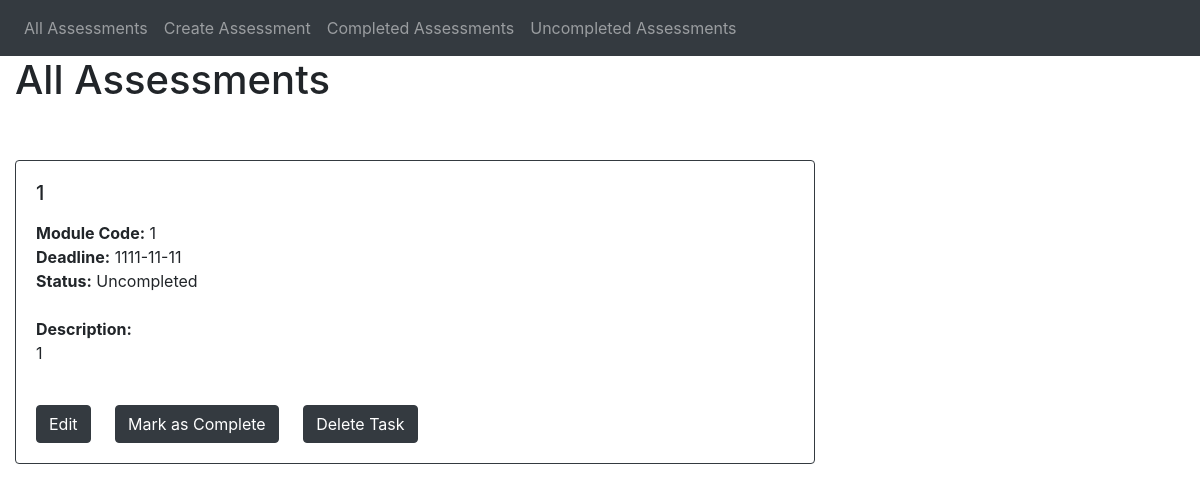
Before: / with the older database file.
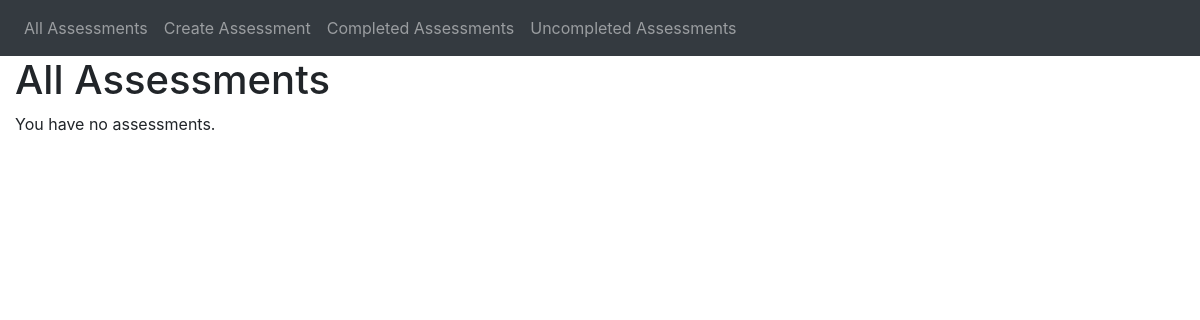
After: the same page with the newer database file.
### app/models.py (models this page shows)
class Assessment(db.Model):
  id = db.Column(db.Integer, primary_key=True)
  title = db.Column(db.String(100))
  code = db.Column(db.String(10))
  deadline = db.Column(db.Date())
  description = db.Column(db.String(500))
  status = db.Column(db.Boolean())

### app/views.py (the view)
@app.route('/', methods=['GET', 'POST'])
def home():
	description = home_description
	tasks = models.Assessment.query.order_by(models.Assessment.id).all()
	if len(tasks) > 0 :
		description = ''
	return render_template(home_template,title=home_title,description=description,tasks=tasks)

### app/templates/home.html
{% extends "base.html" %}
{% block content %}
<div class="row">
{% for task in tasks %}
<div class="col-sm-6">
  <br>
  <div class="card border-dark mb-3 cardstyle">
    <div class="card-body">
      <h5 class="card-title"> {{ task.title }} </h5>
      <p class="card-text">
        <div><strong>Module Code:</strong> {{ task.code }}</div>
        <div><strong>Deadline:</strong> {{ task.deadline }}</div>
        <div>
          <strong>Status:</strong>
          {% if task.status == 0 %}
            Uncompleted
          {% else %}
            Completed
          {% endif %}
        </div>
        <br>
        <div><strong>Description:</strong></div>
        <div> {{ task.description }} </div>
      </p>
      <br>
      <a href="/edit/{{ task.id }}" class="btn btn-dark card-link">Edit</a>
      {% if task.status == 0 %}
        <a href="/mark/{{ task.id }}" class="btn btn-dark card-link">Mark as Complete</a>
      {% else %}
        <a href="/unmark/{{ task.id }}" class="btn btn-dark card-link">Mark as Uncomplete</a>
      {% endif %}
      <a href="/delete/{{ task.id }}" class="btn btn-dark card-link">Delete Task</a>
      <br>
    </div>
  </div>
</div>
{% endfor %}
</div>
{% endblock %}

### app/templates/base.html (shortened to what this page needs)
<!DOCTYPE html>
<html lang="en">
  <head>
    <link rel="stylesheet" href="https://stackpath.bootstrapcdn.com/bootstrap/4.2.1/css/bootstrap.min.css">
    <link rel="stylesheet" href="/static/style.css">
  </head>
  <body>
    <nav class="navbar sticky-top navbar-expand-lg navbar-dark bg-dark">
      <div class="collapse navbar-collapse" id="navbarSupportedContent">
        <ul class="navbar-nav mr-auto mt-2 mt-lg-0">
          <li class="nav-item"><a class="nav-link" href="/">All Assessments</a></li>
          <li class="nav-item"><a class="nav-link" href="/create">Create Assessment</a></li>
          <li class="nav-item"><a class="nav-link" href="/complete">Completed Assessments</a></li>
          <li class="nav-item"><a class="nav-link" href="/uncomplete">Uncompleted Assessments</a></li>
        </ul>
      </div>
    </nav>
    <div class="container-fluid">
      <h1> {{ title }} </h1>
      {{ description }}
      <br>
      {% block content %}{% endblock %}
    </div>
  </body>
</html>

### app/static/style.css (style rules this page uses)
body { padding-bottom: 100px; }

Changed rows visible on the page:
removed Assessment: title "1", code "1", deadline "1111-11-11", status "Uncompleted", description "1"
Other visible differences:
{{ description }}: (not shown) → "You have no assessments."
